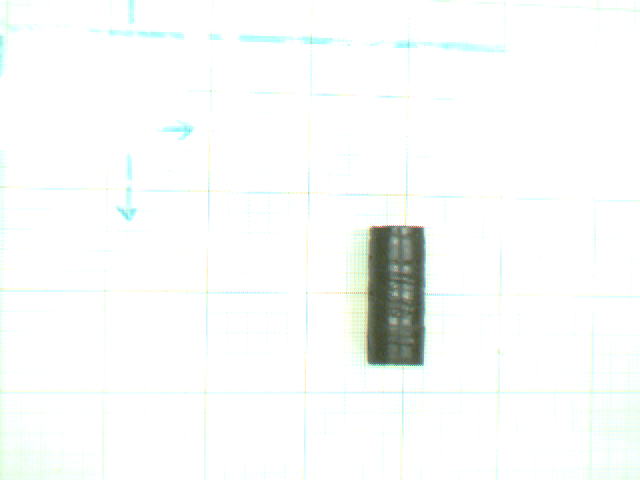
%> input picture src/lab5/debug_evan/left03.ppm, 640 x 480 px
$ octave lab1_object_detection.m   (GNU Octave 9; MATLAB toolbox functions it lacks are replaced by stand-ins)
%> lines starting %> are read from the running program, lines starting %| are printed output that depends on the picture; in (x1, y1, x2, y2) boxes, pixels count from 0 and x2, y2 are one past the last pixel; in counts of white or black regions, pixels touching at a corner belong together; the program's own positions count from 1
### src/lab5/debug_evan/findXYZ.m
function M = findXYZ(uv_left, uv_right, P_left, P_right)
    b = [uv_right(1) * P_right(3,4) - P_right(1,4);
         uv_right(2) * P_right(3,4) - P_right(2,4);
         uv_left(1) * P_left(3,4) - P_left(1,4);
         uv_left(2) * P_left(3,4) - P_left(2,4)];

    %%% Added by Jacket: you had P_right(2,4) in the last row of b

    A = [P_right(1,1:3) - uv_right(1) * P_right(3,1:3);
         P_right(2,1:3) - uv_right(2) * P_right(3,1:3);
         P_left(1,1:3) - uv_left(1) * P_left(3,1:3);
         P_left(2,1:3) - uv_left(2) * P_left(3,1:3)];

     M = pinv(A) * b;
end

### src/lab5/lab1_object_detection.m
% Load original images
left_image = imread('left03.ppm');
%> left_image is the input picture: size 480x640x3 uint8; mean R, G, B 249, 251.1, 249.8
right_image = imread('right03.ppm');
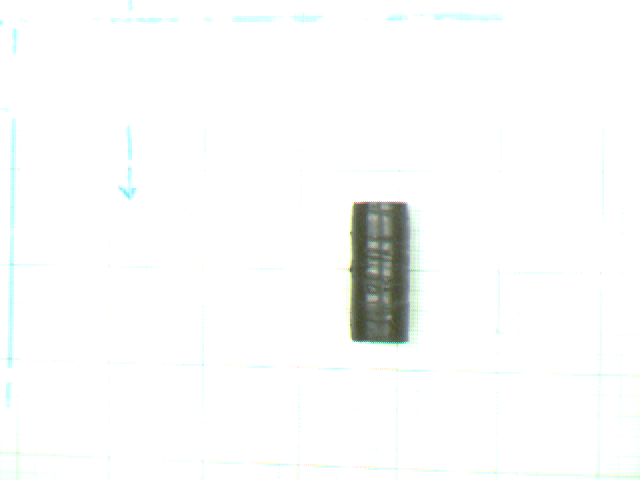
%> input picture src/lab5/debug_evan/right03.ppm, 640 x 480 px
%> right_image is the input picture: size 480x640x3 uint8; mean R, G, B 250, 251.1, 250.5

% Convert to grayscale images
left_grayscale = rgb2gray(left_image);
right_grayscale = rgb2gray(right_image);

% Binarize images
left_bin = imbinarize(left_grayscale);
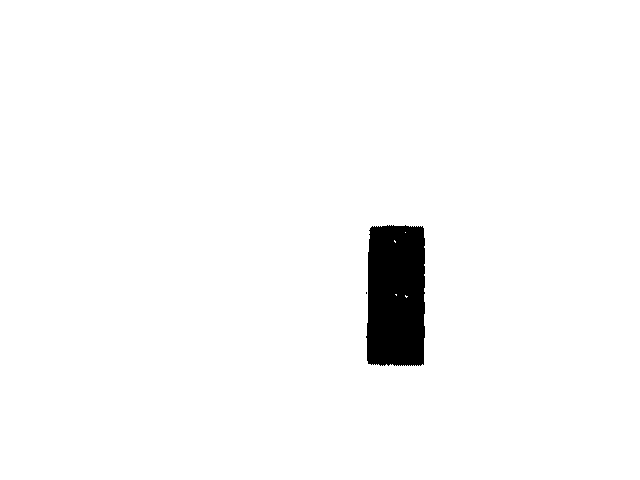
%> left_bin: size 480x640 logical; 97.4% white; 2 black regions (1 under 20 px), largest, box (x1, y1, x2, y2) and area: (366, 225, 425, 366) 7839
right_bin = imbinarize(right_grayscale);
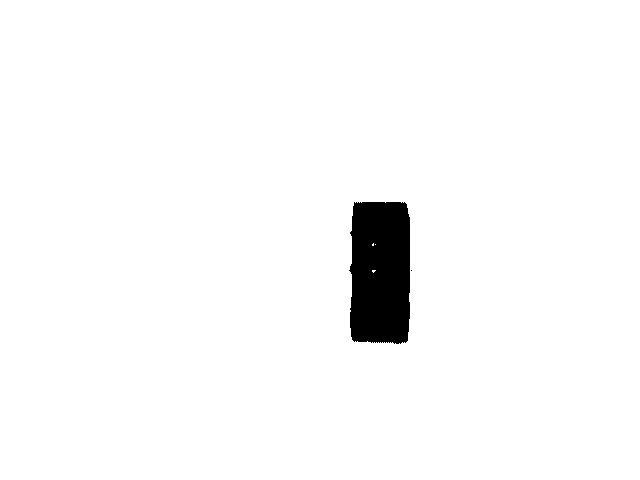
%> right_bin: size 480x640 logical; 97.4% white; 2 black regions (1 under 20 px), largest, box (x1, y1, x2, y2) and area: (349, 202, 410, 344) 8105

% Inverse binary images
left_ibin = ~left_bin;
right_ibin = ~right_bin;

%%% Added by Jacket ... Your detection was not robuts,
%%% here just filling the holes smaller than a certain threshold
left_ibin = bwareaopen (left_ibin , 1000);
%> left_ibin: size 480x640 logical; 2.6% white; 1 white region, box (x1, y1, x2, y2) and area: (366, 225, 425, 366) 7839
right_ibin = bwareaopen (right_ibin , 1000);
%> right_ibin: size 480x640 logical; 2.6% white; 1 white region, box (x1, y1, x2, y2) and area: (349, 202, 410, 344) 8105

% Fill image artifacts
left_ibin_filled = imfill(left_ibin, 'holes');
%> left_ibin_filled: size 480x640 logical; 2.6% white; 1 white region, box (x1, y1, x2, y2) and area: (366, 225, 425, 366) 7852
right_ibin_filled = imfill(right_ibin, 'holes');
%> right_ibin_filled: size 480x640 logical; 2.6% white; 1 white region, box (x1, y1, x2, y2) and area: (349, 202, 410, 344) 8119

% Find centroids of objects
left_label = bwlabel(left_ibin_filled);
right_label = bwlabel(right_ibin_filled);

%left_stat = regionprops(left_label, 'centroid');
%right_stat = regionprops(right_label, 'centroid');

%%% Added by Jacket: get the orientation too
left_stat = regionprops(left_label, 'centroid','Orientation', 'Area');
%> left_stat = 1 region; Area, Centroid and Orientation: 7852 [396.8 296.6] 89.37
right_stat = regionprops(right_label, 'centroid','Orientation', 'Area');
%> right_stat = 1 region; Area, Centroid and Orientation: 8119 [381 273.2] 89.61

% Create figure
figure(1)
hold on

subplot(3,2,1)
imshow(left_image)
title('Left Original Image')

subplot(3,2,2)
imshow(right_image)
title('Right Original Image')

subplot(3,2,3)
imshow(left_bin)
title('Left Binarized Image')

subplot(3,2,4)
imshow(right_bin)
title('Right Binarized Image')

subplot(3,2,5)
imshow(left_ibin_filled)
centroids_left = cat(1, left_stat.Centroid);
%> centroids_left = [396.8 296.6]
hold on
for i = 1:numel(centroids_left(:,1))
    scatter(centroids_left(:,1), centroids_left(:,2), 'b')
    text(centroids_left(i,1)+15, centroids_left(i,2), num2str(i), 'Color', 'b')
end
%> this loop made 1 pass
hold off
title('Left Inverse Binarized Image')

% [4 lines of commented-out code are left out]

subplot(3,2,6)
imshow(right_ibin_filled)
centroids_right = cat(1, right_stat.Centroid);
%> centroids_right = [381 273.2]
hold on
for i = 1:numel(centroids_right(:,1))
    scatter(centroids_right(:,1), centroids_right(:,2), 'b')
    text(centroids_right(i,1)+15, centroids_right(i,2), num2str(i), 'Color', 'b')
end
hold off
title('Right Inverse Binarized Image')
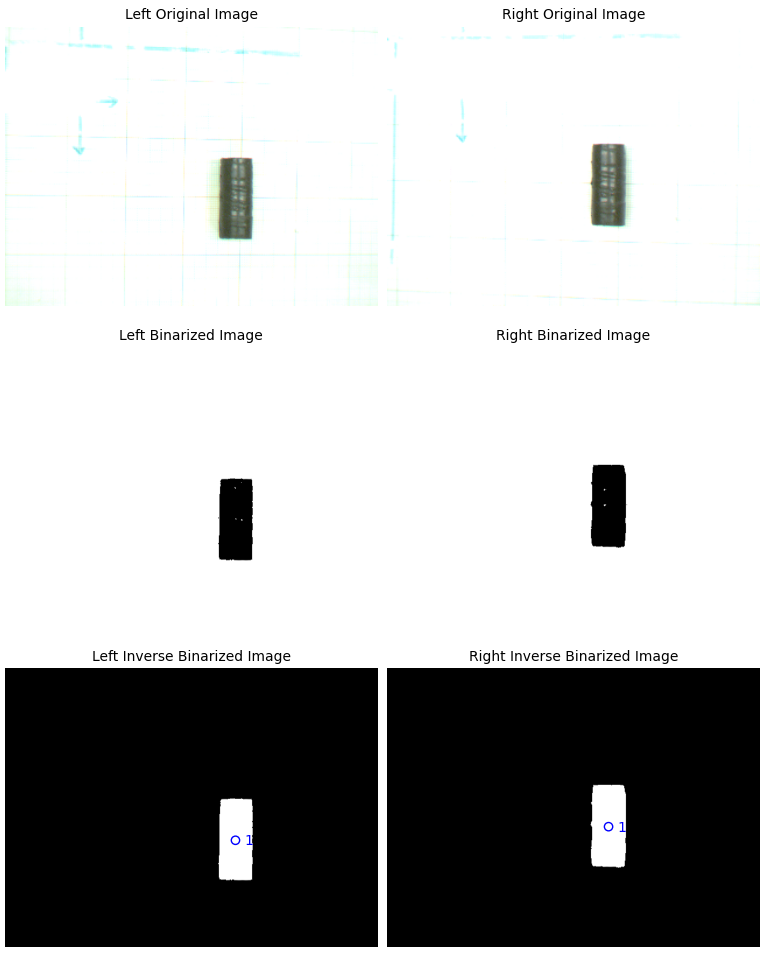
%> figure redrawn from the program's plot data, 6 panels

% [4 lines of commented-out code are left out]

hold off


% 3D Reconstruction

left_calib = load('Calib_Results_left.mat');
right_calib = load('Calib_Results_right.mat');

K_left = left_calib.KK;
K_right = right_calib.KK;

R_left = left_calib.Rc_1;
R_right = right_calib.Rc_1;

T_left = left_calib.Tc_1;
T_right = right_calib.Tc_1;

P_left = K_left * [R_left, T_left];
P_right = K_right * [R_right, T_right];

totalObj = numel(left_stat);
%> totalObj = 1
%M = ones(3,totalObj);

%%% Added by Jacket: just to have the homogeneous form
M = ones(4,totalObj);
Orientations = ones(1,totalObj);

orientation_left = cat(1, left_stat.Orientation);
%> orientation_left = 89.37
orientation_right = cat(1, right_stat.Orientation);
%> orientation_right = 89.61

for x = 1:totalObj
    uv_left = left_stat(x).Centroid;
    uv_right = right_stat(x).Centroid;
    %M(:,x) = findXYZ(uv_left, uv_right, P_left, P_right);

    %%% Added by Jacket
    M(:,x) = [findXYZ(uv_left, uv_right, P_left, P_right);1];
    Orientations(:,x) = (orientation_left(x)+orientation_right(x))/2;
end
%> this loop made 1 pass
%> (uv_left, uv_right, b in findXYZ, M in findXYZ) on pass 1: ([396.8 296.6], [381 273.2], [183038.3; 118284.7; 181977.5; 118740], [84.08; 134.6; -0.886])
%> after the loop, M = [84.08; 134.6; -0.886; 1]

M  %#ok<NOPTS>
%> M = [84.08; 134.6; -0.886; 1]
Orientations  %#ok<NOPTS>
%> Orientations = 89.49
